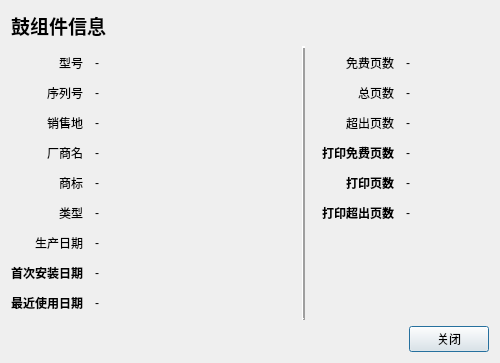
<?xml version="1.0" encoding="UTF-8"?>
<ui version="4.0">
 <class>ReadBack</class>
 <widget class="QDialog" name="ReadBack">
  <property name="geometry">
   <rect>
    <x>0</x>
    <y>0</y>
    <width>500</width>
    <height>320</height>
   </rect>
  </property>
  <property name="windowTitle">
   <string>耗材芯片回读信息</string>
  </property>
  <property name="styleSheet">
   <string notr="true"/>
  </property>
  <layout class="QGridLayout" name="gridLayout">
   <item row="0" column="0">
    <layout class="QVBoxLayout" name="verticalLayout">
     <item>
      <layout class="QHBoxLayout" name="horizontalLayout_3">
       <property name="topMargin">
        <number>0</number>
       </property>
       <item>
        <widget class="QLabel" name="DrumInfo">
         <property name="font">
          <font>
           <family>Microsoft YaHei UI</family>
           <pointsize>14</pointsize>
           <weight>75</weight>
           <bold>true</bold>
          </font>
         </property>
         <property name="text">
          <string>鼓组件信息</string>
         </property>
        </widget>
       </item>
       <item>
        <spacer name="horizontalSpacer_2">
         <property name="orientation">
          <enum>Qt::Horizontal</enum>
         </property>
         <property name="sizeHint" stdset="0">
          <size>
           <width>40</width>
           <height>20</height>
          </size>
         </property>
        </spacer>
       </item>
       <item>
        <widget class="QLabel" name="BoothNo">
         <property name="font">
          <font>
           <family>Microsoft YaHei UI</family>
           <pointsize>14</pointsize>
          </font>
         </property>
         <property name="text">
          <string/>
         </property>
         <property name="alignment">
          <set>Qt::AlignLeading|Qt::AlignLeft|Qt::AlignVCenter</set>
         </property>
        </widget>
       </item>
      </layout>
     </item>
     <item>
      <layout class="QHBoxLayout" name="horizontalLayout" stretch="8,0,5">
       <property name="topMargin">
        <number>0</number>
       </property>
       <item>
        <layout class="QVBoxLayout" name="verticalLayout_3">
         <item>
          <layout class="QGridLayout" name="gridLayout_3" columnstretch="1,3">
           <property name="leftMargin">
            <number>0</number>
           </property>
           <property name="topMargin">
            <number>8</number>
           </property>
           <property name="rightMargin">
            <number>0</number>
           </property>
           <property name="bottomMargin">
            <number>8</number>
           </property>
           <property name="spacing">
            <number>12</number>
           </property>
           <item row="2" column="0">
            <widget class="QLabel" name="MarketLabel">
             <property name="text">
              <string>销售地</string>
             </property>
             <property name="alignment">
              <set>Qt::AlignRight|Qt::AlignTrailing|Qt::AlignVCenter</set>
             </property>
            </widget>
           </item>
           <item row="0" column="1">
            <widget class="QLabel" name="Model">
             <property name="text">
              <string>-</string>
             </property>
            </widget>
           </item>
           <item row="0" column="0">
            <widget class="QLabel" name="ModelLabel">
             <property name="layoutDirection">
              <enum>Qt::LeftToRight</enum>
             </property>
             <property name="text">
              <string>型号</string>
             </property>
             <property name="alignment">
              <set>Qt::AlignRight|Qt::AlignTrailing|Qt::AlignVCenter</set>
             </property>
            </widget>
           </item>
           <item row="3" column="0">
            <widget class="QLabel" name="FactoryNameLabel">
             <property name="text">
              <string>厂商名</string>
             </property>
             <property name="alignment">
              <set>Qt::AlignRight|Qt::AlignTrailing|Qt::AlignVCenter</set>
             </property>
            </widget>
           </item>
           <item row="1" column="0">
            <widget class="QLabel" name="SerialNoLabel">
             <property name="text">
              <string>序列号</string>
             </property>
             <property name="alignment">
              <set>Qt::AlignRight|Qt::AlignTrailing|Qt::AlignVCenter</set>
             </property>
            </widget>
           </item>
           <item row="5" column="0">
            <widget class="QLabel" name="TypeLabel">
             <property name="text">
              <string>类型</string>
             </property>
             <property name="alignment">
              <set>Qt::AlignRight|Qt::AlignTrailing|Qt::AlignVCenter</set>
             </property>
            </widget>
           </item>
           <item row="4" column="0">
            <widget class="QLabel" name="TradeMarkLabel">
             <property name="text">
              <string>商标</string>
             </property>
             <property name="alignment">
              <set>Qt::AlignRight|Qt::AlignTrailing|Qt::AlignVCenter</set>
             </property>
            </widget>
           </item>
           <item row="7" column="0">
            <widget class="QLabel" name="FirstDateLabel">
             <property name="font">
              <font>
               <weight>75</weight>
               <bold>true</bold>
              </font>
             </property>
             <property name="text">
              <string>首次安装日期</string>
             </property>
             <property name="textFormat">
              <enum>Qt::AutoText</enum>
             </property>
             <property name="alignment">
              <set>Qt::AlignRight|Qt::AlignTrailing|Qt::AlignVCenter</set>
             </property>
            </widget>
           </item>
           <item row="6" column="0">
            <widget class="QLabel" name="ProductionDateLabel">
             <property name="text">
              <string>生产日期</string>
             </property>
             <property name="alignment">
              <set>Qt::AlignRight|Qt::AlignTrailing|Qt::AlignVCenter</set>
             </property>
            </widget>
           </item>
           <item row="8" column="0">
            <widget class="QLabel" name="LastDateLabel">
             <property name="font">
              <font>
               <weight>75</weight>
               <bold>true</bold>
              </font>
             </property>
             <property name="text">
              <string>最近使用日期</string>
             </property>
             <property name="textFormat">
              <enum>Qt::AutoText</enum>
             </property>
             <property name="alignment">
              <set>Qt::AlignRight|Qt::AlignTrailing|Qt::AlignVCenter</set>
             </property>
            </widget>
           </item>
           <item row="2" column="1">
            <widget class="QLabel" name="Market">
             <property name="text">
              <string>-</string>
             </property>
            </widget>
           </item>
           <item row="3" column="1">
            <widget class="QLabel" name="FactoryName">
             <property name="text">
              <string>-</string>
             </property>
            </widget>
           </item>
           <item row="4" column="1">
            <widget class="QLabel" name="TradeMark">
             <property name="text">
              <string>-</string>
             </property>
            </widget>
           </item>
           <item row="5" column="1">
            <widget class="QLabel" name="Type">
             <property name="text">
              <string>-</string>
             </property>
            </widget>
           </item>
           <item row="6" column="1">
            <widget class="QLabel" name="ProductionDate">
             <property name="text">
              <string>-</string>
             </property>
            </widget>
           </item>
           <item row="7" column="1">
            <widget class="QLabel" name="FirstDate">
             <property name="text">
              <string>-</string>
             </property>
            </widget>
           </item>
           <item row="8" column="1">
            <widget class="QLabel" name="LastDate">
             <property name="text">
              <string>-</string>
             </property>
            </widget>
           </item>
           <item row="1" column="1">
            <widget class="QLabel" name="SerialNo">
             <property name="text">
              <string>-</string>
             </property>
            </widget>
           </item>
          </layout>
         </item>
         <item>
          <spacer name="verticalSpacer">
           <property name="orientation">
            <enum>Qt::Vertical</enum>
           </property>
           <property name="sizeHint" stdset="0">
            <size>
             <width>20</width>
             <height>40</height>
            </size>
           </property>
          </spacer>
         </item>
        </layout>
       </item>
       <item>
        <widget class="Line" name="line">
         <property name="frameShadow">
          <enum>QFrame::Raised</enum>
         </property>
         <property name="lineWidth">
          <number>2</number>
         </property>
         <property name="orientation">
          <enum>Qt::Vertical</enum>
         </property>
        </widget>
       </item>
       <item>
        <layout class="QVBoxLayout" name="verticalLayout_4">
         <property name="rightMargin">
          <number>0</number>
         </property>
         <item>
          <layout class="QGridLayout" name="gridLayout_4" columnstretch="0,0">
           <property name="leftMargin">
            <number>0</number>
           </property>
           <property name="topMargin">
            <number>8</number>
           </property>
           <property name="rightMargin">
            <number>0</number>
           </property>
           <property name="bottomMargin">
            <number>8</number>
           </property>
           <property name="spacing">
            <number>12</number>
           </property>
           <item row="5" column="0">
            <widget class="QLabel" name="PrintedBeyondPagesLabel">
             <property name="font">
              <font>
               <weight>75</weight>
               <bold>true</bold>
              </font>
             </property>
             <property name="text">
              <string>打印超出页数</string>
             </property>
             <property name="textFormat">
              <enum>Qt::AutoText</enum>
             </property>
             <property name="alignment">
              <set>Qt::AlignRight|Qt::AlignTrailing|Qt::AlignVCenter</set>
             </property>
            </widget>
           </item>
           <item row="4" column="0">
            <widget class="QLabel" name="PrintedPagesLabel">
             <property name="font">
              <font>
               <weight>75</weight>
               <bold>true</bold>
              </font>
             </property>
             <property name="text">
              <string>打印页数</string>
             </property>
             <property name="textFormat">
              <enum>Qt::AutoText</enum>
             </property>
             <property name="alignment">
              <set>Qt::AlignRight|Qt::AlignTrailing|Qt::AlignVCenter</set>
             </property>
            </widget>
           </item>
           <item row="5" column="1">
            <widget class="QLabel" name="PrintedBeyondPages">
             <property name="text">
              <string>-</string>
             </property>
            </widget>
           </item>
           <item row="3" column="0">
            <widget class="QLabel" name="PrintedFreePagesLabel">
             <property name="font">
              <font>
               <weight>75</weight>
               <bold>true</bold>
              </font>
             </property>
             <property name="text">
              <string>打印免费页数</string>
             </property>
             <property name="textFormat">
              <enum>Qt::AutoText</enum>
             </property>
             <property name="alignment">
              <set>Qt::AlignRight|Qt::AlignTrailing|Qt::AlignVCenter</set>
             </property>
            </widget>
           </item>
           <item row="2" column="1">
            <widget class="QLabel" name="BeyondPages">
             <property name="text">
              <string>-</string>
             </property>
            </widget>
           </item>
           <item row="0" column="0">
            <widget class="QLabel" name="FreePagesLabel">
             <property name="text">
              <string>免费页数</string>
             </property>
             <property name="alignment">
              <set>Qt::AlignRight|Qt::AlignTrailing|Qt::AlignVCenter</set>
             </property>
            </widget>
           </item>
           <item row="0" column="1">
            <widget class="QLabel" name="FreePages">
             <property name="text">
              <string>-</string>
             </property>
            </widget>
           </item>
           <item row="1" column="1">
            <widget class="QLabel" name="TotalPages">
             <property name="text">
              <string>-</string>
             </property>
            </widget>
           </item>
           <item row="3" column="1">
            <widget class="QLabel" name="PrintedFreePages">
             <property name="text">
              <string>-</string>
             </property>
            </widget>
           </item>
           <item row="4" column="1">
            <widget class="QLabel" name="PrintedPages">
             <property name="text">
              <string>-</string>
             </property>
            </widget>
           </item>
           <item row="1" column="0">
            <widget class="QLabel" name="TotalPagesLabel">
             <property name="text">
              <string>总页数</string>
             </property>
             <property name="alignment">
              <set>Qt::AlignRight|Qt::AlignTrailing|Qt::AlignVCenter</set>
             </property>
            </widget>
           </item>
           <item row="2" column="0">
            <widget class="QLabel" name="BeyondPagesLabel">
             <property name="text">
              <string>超出页数</string>
             </property>
             <property name="alignment">
              <set>Qt::AlignRight|Qt::AlignTrailing|Qt::AlignVCenter</set>
             </property>
            </widget>
           </item>
          </layout>
         </item>
         <item>
          <spacer name="verticalSpacer_2">
           <property name="orientation">
            <enum>Qt::Vertical</enum>
           </property>
           <property name="sizeHint" stdset="0">
            <size>
             <width>20</width>
             <height>40</height>
            </size>
           </property>
          </spacer>
         </item>
        </layout>
       </item>
      </layout>
     </item>
    </layout>
   </item>
   <item row="1" column="0">
    <layout class="QHBoxLayout" name="horizontalLayout_2">
     <property name="topMargin">
      <number>0</number>
     </property>
     <item>
      <spacer name="horizontalSpacer">
       <property name="orientation">
        <enum>Qt::Horizontal</enum>
       </property>
       <property name="sizeHint" stdset="0">
        <size>
         <width>40</width>
         <height>20</height>
        </size>
       </property>
      </spacer>
     </item>
     <item>
      <widget class="QPushButton" name="CloseButton">
       <property name="toolTip">
        <string/>
       </property>
       <property name="text">
        <string>关闭</string>
       </property>
      </widget>
     </item>
    </layout>
   </item>
  </layout>
 </widget>
 <resources/>
 <connections/>
</ui>
